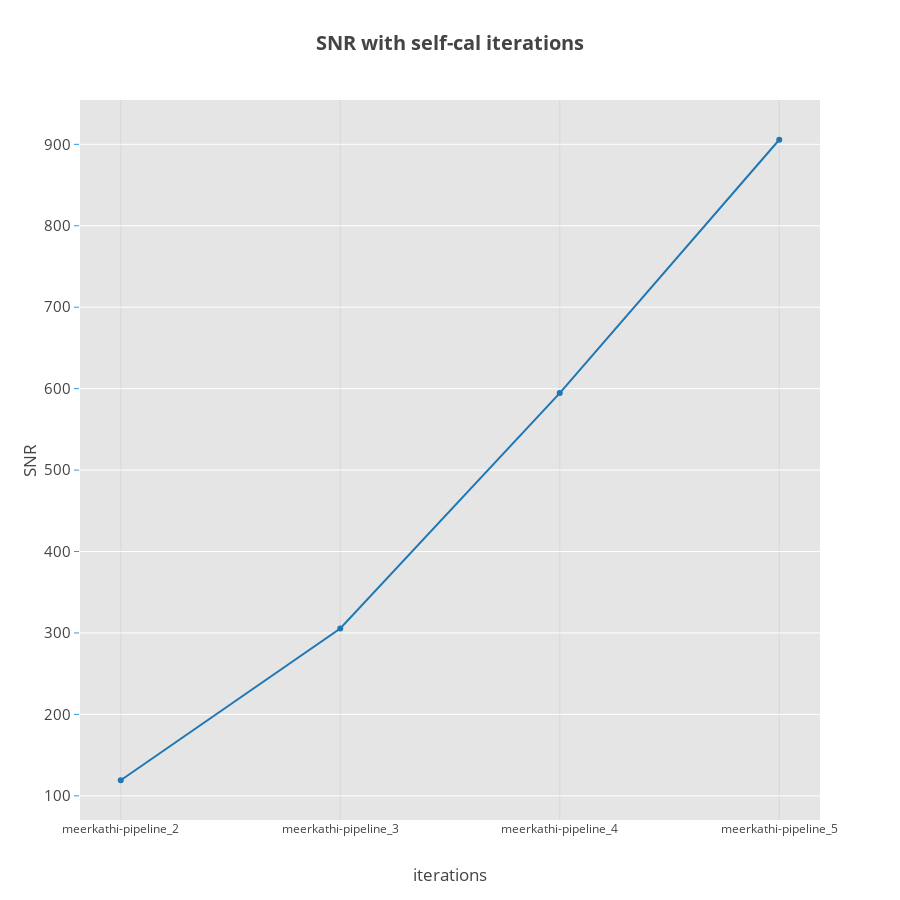

This figure's notebook cell:
### Markdown cell above
## Dynamic Ranges

### Code cell
DRs = OrderedDict()
im_titles = []
dir = 'input'
#last_image = 'meerkathi-pipeline.fullrest.fits'
#DRs[last_image[:20]] = image_dynamic_range('%s/%s' % (dir, last_image))
for m, r in dict(sorted(models_dr.items(), key=lambda x: x[1])).items():
    DRs[r[:20]] = model_dynamic_range('%s/%s' % (dir, m),'%s/%s' % (dir, r))
#first_image = 'meerkathi-pipeline_1-MFS-image.fits'
#DRs[first_image[:20]] = image_dynamic_range('%s/%s' % (dir, first_image))
    
for input_model, dr in DRs.items():
    header = input_model[:-9]
#    im_titles.append('<b>%s flux density</b>'%header.upper())

fig = tools.make_subplots(rows=1, cols=1, shared_yaxes=False, print_grid=False,
                          horizontal_spacing = 0.005, vertical_spacing = 0.15)
fig.append_trace(go.Scatter(x=DRs.keys(), showlegend=False,
                            y=np.array(DRs.values()), mode = 'marker'), 1, 1)
fig['layout'].update(title='<b>SNR with self-cal iterations</b>', height=900, width=900,
                     paper_bgcolor='rgb(255,255,255)', plot_bgcolor='rgb(229,229,229)',
                     legend=dict(x=0.8,y=1.0))
fig['layout'].update(
    {'yaxis{}'.format(1):YAxis(title=u'SNR',gridcolor='rgb(255,255,255)',
        tickfont=dict(size=15),
        titlefont=dict(size=17),
        showgrid=True,
        showline=False,
        showticklabels=True,
        tickcolor='rgb(51,153,225)',
        ticks='outside',
        zeroline=False)})
fig['layout'].update({'xaxis{}'.format(1):XAxis(title='iterations', position=0.0,
                                                        titlefont=dict(size=17),
                                                        overlaying='x', autorange='reversed')})
fig['layout']['titlefont'].update({'size':20})
py.iplot(fig, filename='make-subplots-multiple-with-titles')

### Figure 1 — Plotly figure (JSON) as saved in the notebook; plotly's stock layout.template omitted (floating-point values rounded to 4 significant figures)
{"data": [{"mode": "marker", "showlegend": false, "type": "scatter", "x": ["meerkathi-pipeline_5", "meerkathi-pipeline_4", "meerkathi-pipeline_3", "meerkathi-pipeline_2"], "xaxis": "x1", "y": [905.6, 594.5, 305.5, 119.1], "yaxis": "y1"}], "layout": {"height": 900, "legend": {"x": 0.8, "y": 1}, "paper_bgcolor": "rgb(255,255,255)", "plot_bgcolor": "rgb(229,229,229)", "title": "<b>SNR with self-cal iterations</b>", "titlefont": {"size": 20}, "width": 900, "xaxis1": {"anchor": "y1", "autorange": "reversed", "domain": [0, 1], "overlaying": "x", "position": 0, "title": "iterations", "titlefont": {"size": 17}}, "yaxis1": {"anchor": "x1", "domain": [0, 1], "gridcolor": "rgb(255,255,255)", "showgrid": true, "showline": false, "showticklabels": true, "tickcolor": "rgb(51,153,225)", "tickfont": {"size": 15}, "ticks": "outside", "title": "SNR", "titlefont": {"size": 17}, "zeroline": false}}}
